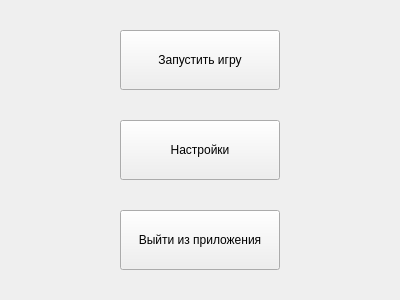
<?xml version="1.0" encoding="UTF-8"?>
<ui version="4.0">
 <class>MainWindow</class>
 <widget class="QMainWindow" name="MainWindow">
  <property name="geometry">
   <rect>
    <x>0</x>
    <y>0</y>
    <width>400</width>
    <height>300</height>
   </rect>
  </property>
  <property name="windowTitle">
   <string>Own Game</string>
  </property>
  <widget class="QWidget" name="centralwidget">
   <layout class="QFormLayout" name="formLayout"/>
   <widget class="QPushButton" name="settings_button">
    <property name="geometry">
     <rect>
      <x>120</x>
      <y>120</y>
      <width>160</width>
      <height>60</height>
     </rect>
    </property>
    <property name="text">
     <string>Настройки</string>
    </property>
   </widget>
   <widget class="QPushButton" name="game_button">
    <property name="geometry">
     <rect>
      <x>120</x>
      <y>30</y>
      <width>160</width>
      <height>60</height>
     </rect>
    </property>
    <property name="text">
     <string>Запустить игру</string>
    </property>
   </widget>
   <widget class="QPushButton" name="exit_button">
    <property name="geometry">
     <rect>
      <x>120</x>
      <y>210</y>
      <width>160</width>
      <height>60</height>
     </rect>
    </property>
    <property name="text">
     <string>Выйти из приложения</string>
    </property>
   </widget>
  </widget>
 </widget>
 <resources/>
 <connections/>
</ui>
